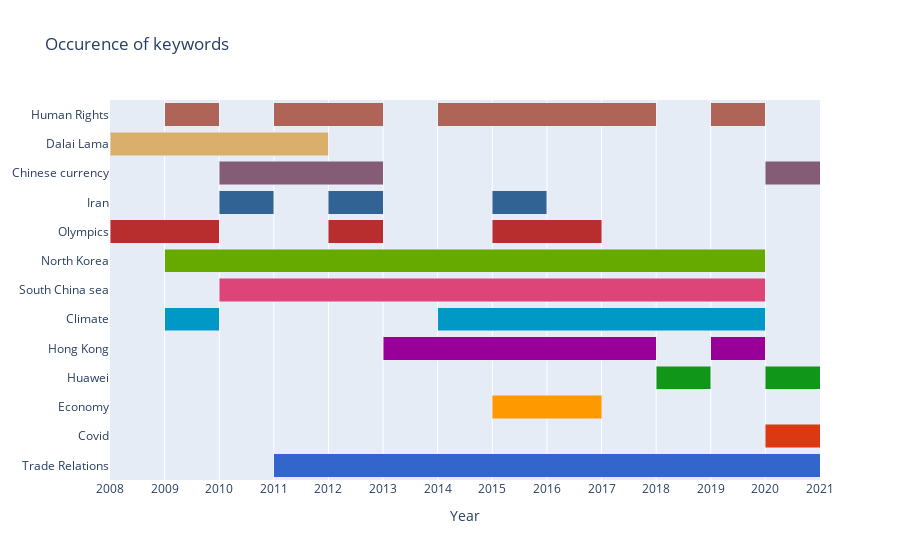

The notebook cell saved with this chart:
### Code cell
# Generate topic occurence plot
import plotly.graph_objects as go
import plotly.express as px
colors = px.colors.qualitative.G10 + px.colors.qualitative.Antique

fig = go.Figure(layout_xaxis_range=[2008,2021])

add_topic(2011, 2020, 'Trade Relations', fig, colors[0])

add_topic(2020, 2021, 'Covid', fig, colors[1])

add_topic(2015, 2016, 'Economy', fig, colors[2])

add_topic(2020, 2020, 'Huawei', fig, colors[3])
add_topic(2018, 2018, 'Huawei', fig, colors[3])

add_topic(2019, 2019, 'Hong Kong', fig, colors[4])
add_topic(2013, 2017, 'Hong Kong', fig, colors[4])

add_topic(2014, 2019, 'Climate', fig, colors[5])
add_topic(2009, 2009, 'Climate', fig, colors[5])

add_topic(2010, 2019, 'South China sea', fig, colors[6])

add_topic(2009, 2019, 'North Korea', fig, colors[7])

add_topic(2008, 2009, 'Olympics', fig, colors[8])
add_topic(2012, 2012, 'Olympics', fig, colors[8])
add_topic(2015, 2016, 'Olympics', fig, colors[8])

add_topic(2010, 2010, 'Iran', fig, colors[9])
add_topic(2012, 2012, 'Iran', fig, colors[9])
add_topic(2015, 2015, 'Iran', fig, colors[9])

add_topic(2010, 2012, 'Chinese currency', fig, colors[10])
add_topic(2020, 2020, 'Chinese currency', fig, colors[10])

add_topic(2008, 2011, 'Dalai Lama', fig, colors[11])

add_topic(2019, 2019, 'Human Rights', fig, colors[12])
add_topic(2014, 2017, 'Human Rights', fig, colors[12])
add_topic(2011, 2012, 'Human Rights', fig, colors[12])
add_topic(2009, 2009, 'Human Rights', fig, colors[12])
fig.update_layout(showlegend=False)
fig.update_layout(barmode='stack')
fig.update_xaxes(dtick=1)
fig.update_layout(title='Occurence of keywords',
                    xaxis_title="Year")
fig.show()
fig.write_html(f"C:/Users/jozef/Desktop/quotebank/topic_overview.html")

### Figure 1 — Plotly figure (JSON) as saved in the notebook; plotly's stock layout.template omitted (floating-point values rounded to 4 significant figures)
{"data": [{"base": 2011, "marker": {"color": "#3366CC"}, "name": "Trade Relations", "orientation": "h", "type": "bar", "x": [10], "y": ["Trade Relations"]}, {"base": 2020, "marker": {"color": "#DC3912"}, "name": "Covid", "orientation": "h", "type": "bar", "x": [2], "y": ["Covid"]}, {"base": 2015, "marker": {"color": "#FF9900"}, "name": "Economy", "orientation": "h", "type": "bar", "x": [2], "y": ["Economy"]}, {"base": 2020, "marker": {"color": "#109618"}, "name": "Huawei", "orientation": "h", "type": "bar", "x": [1], "y": ["Huawei"]}, {"base": 2018, "marker": {"color": "#109618"}, "name": "Huawei", "orientation": "h", "type": "bar", "x": [1], "y": ["Huawei"]}, {"base": 2019, "marker": {"color": "#990099"}, "name": "Hong Kong", "orientation": "h", "type": "bar", "x": [1], "y": ["Hong Kong"]}, {"base": 2013, "marker": {"color": "#990099"}, "name": "Hong Kong", "orientation": "h", "type": "bar", "x": [5], "y": ["Hong Kong"]}, {"base": 2014, "marker": {"color": "#0099C6"}, "name": "Climate", "orientation": "h", "type": "bar", "x": [6], "y": ["Climate"]}, {"base": 2009, "marker": {"color": "#0099C6"}, "name": "Climate", "orientation": "h", "type": "bar", "x": [1], "y": ["Climate"]}, {"base": 2010, "marker": {"color": "#DD4477"}, "name": "South China sea", "orientation": "h", "type": "bar", "x": [10], "y": ["South China sea"]}, {"base": 2009, "marker": {"color": "#66AA00"}, "name": "North Korea", "orientation": "h", "type": "bar", "x": [11], "y": ["North Korea"]}, {"base": 2008, "marker": {"color": "#B82E2E"}, "name": "Olympics", "orientation": "h", "type": "bar", "x": [2], "y": ["Olympics"]}, {"base": 2012, "marker": {"color": "#B82E2E"}, "name": "Olympics", "orientation": "h", "type": "bar", "x": [1], "y": ["Olympics"]}, {"base": 2015, "marker": {"color": "#B82E2E"}, "name": "Olympics", "orientation": "h", "type": "bar", "x": [2], "y": ["Olympics"]}, {"base": 2010, "marker": {"color": "#316395"}, "name": "Iran", "orientation": "h", "type": "bar", "x": [1], "y": ["Iran"]}, {"base": 2012, "marker": {"color": "#316395"}, "name": "Iran", "orientation": "h", "type": "bar", "x": [1], "y": ["Iran"]}, {"base": 2015, "marker": {"color": "#316395"}, "name": "Iran", "orientation": "h", "type": "bar", "x": [1], "y": ["Iran"]}, {"base": 2010, "marker": {"color": "rgb(133, 92, 117)"}, "name": "Chinese currency", "orientation": "h", "type": "bar", "x": [3], "y": ["Chinese currency"]}, {"base": 2020, "marker": {"color": "rgb(133, 92, 117)"}, "name": "Chinese currency", "orientation": "h", "type": "bar", "x": [1], "y": ["Chinese currency"]}, {"base": 2008, "marker": {"color": "rgb(217, 175, 107)"}, "name": "Dalai Lama", "orientation": "h", "type": "bar", "x": [4], "y": ["Dalai Lama"]}, {"base": 2019, "marker": {"color": "rgb(175, 100, 88)"}, "name": "Human Rights", "orientation": "h", "type": "bar", "x": [1], "y": ["Human Rights"]}, {"base": 2014, "marker": {"color": "rgb(175, 100, 88)"}, "name": "Human Rights", "orientation": "h", "type": "bar", "x": [4], "y": ["Human Rights"]}, {"base": 2011, "marker": {"color": "rgb(175, 100, 88)"}, "name": "Human Rights", "orientation": "h", "type": "bar", "x": [2], "y": ["Human Rights"]}, {"base": 2009, "marker": {"color": "rgb(175, 100, 88)"}, "name": "Human Rights", "orientation": "h", "type": "bar", "x": [1], "y": ["Human Rights"]}], "layout": {"barmode": "stack", "showlegend": false, "title": {"text": "Occurence of keywords"}, "xaxis": {"dtick": 1, "range": [2008, 2021], "title": {"text": "Year"}}}}
